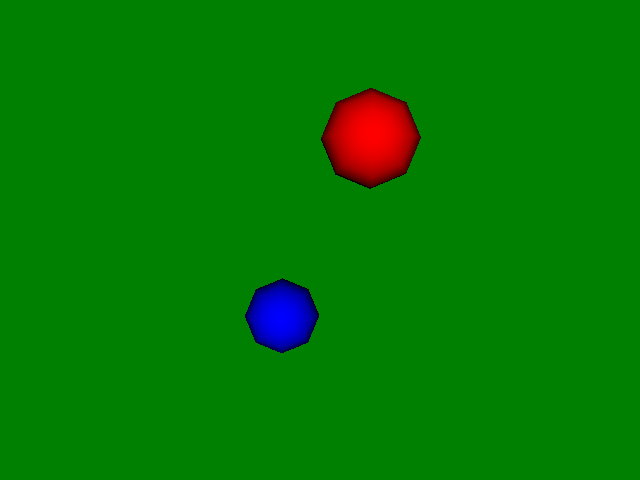

Reproduce this figure in Python.
#!/usr/bin/env python

# Display a sphere at the origin (blue) and its translated copy (red)
# using vtkTransformPolyDataFilter with a vtkTransform translation.

# Factory overrides: importing these modules registers the OpenGL rendering
# and interaction style implementations for vtkRenderingCore factory classes.
import vtkmodules.vtkInteractionStyle  # noqa: F401
import vtkmodules.vtkRenderingOpenGL2  # noqa: F401
# VTK pipeline classes used in this example
from vtkmodules.vtkCommonTransforms import vtkTransform
from vtkmodules.vtkFiltersGeneral import vtkTransformPolyDataFilter
from vtkmodules.vtkFiltersSources import vtkSphereSource
from vtkmodules.vtkRenderingCore import (
    vtkActor,
    vtkPolyDataMapper,
    vtkRenderWindow,
    vtkRenderWindowInteractor,
    vtkRenderer,
)

# Colors (normalized RGB)
blue_rgb = (0.0, 0.0, 1.0)
red_rgb = (1.0, 0.0, 0.0)
green_rgb = (0.0, 0.5, 0.0)

# Source: generate a sphere at the origin
sphere_source = vtkSphereSource()

# Mapper: map the original sphere to graphics primitives
original_mapper = vtkPolyDataMapper()
original_mapper.SetInputConnection(sphere_source.GetOutputPort())

# Actor: assign the original sphere (blue)
original_actor = vtkActor()
original_actor.SetMapper(original_mapper)
original_actor.GetProperty().SetColor(blue_rgb)

# Transform: translate (1, 2, 3)
translation = vtkTransform()
translation.Translate(1.0, 2.0, 3.0)

# Filter: apply the transform to the sphere polydata
transform_filter = vtkTransformPolyDataFilter()
transform_filter.SetInputConnection(sphere_source.GetOutputPort())
transform_filter.SetTransform(translation)

# Mapper: map the transformed sphere to graphics primitives
transformed_mapper = vtkPolyDataMapper()
transformed_mapper.SetInputConnection(transform_filter.GetOutputPort())

# Actor: assign the transformed sphere (red)
transformed_actor = vtkActor()
transformed_actor.SetMapper(transformed_mapper)
transformed_actor.GetProperty().SetColor(red_rgb)

# Renderer: assemble the scene
renderer = vtkRenderer()
renderer.AddActor(original_actor)
renderer.AddActor(transformed_actor)
renderer.SetBackground(green_rgb)

# Render window: display the rendered scene
render_window = vtkRenderWindow()
render_window.AddRenderer(renderer)
render_window.SetWindowName("transform polydata")
render_window.SetMultiSamples(0)
render_window.SetSize(640, 480)

# Interactor: handle mouse and keyboard events
render_window_interactor = vtkRenderWindowInteractor()
render_window_interactor.SetRenderWindow(render_window)

# Scene: configure the camera
renderer.ResetCamera()

# Start: launch the interactive visualization
render_window_interactor.Initialize()
render_window_interactor.Start()
